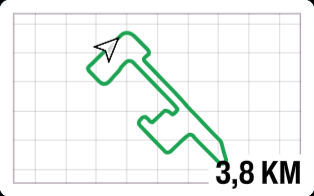
#> input picture data/canonical/track_maps/images/cross_country/city-docks-cross-country-circuit.png, 314 x 196 px
$ python -i window.py   (imports and definitions only)
#> lines starting #> are read from the running program, lines starting #| are printed output that depends on the picture; after the words box and inside, x2 and y2 are one past the last pixel; in counts of white or black regions, pixels touching at a corner belong together
#> further down, picture is the input picture: shape (196, 314, 3); mean B, G, R 241.8, 244.2, 240.1
from __future__ import annotations

import ctypes
from ctypes import wintypes
from collections.abc import Callable
import time
from typing import Protocol

import cv2
import numpy as np

from forza_tracker.garage.capture import WindowFrame, crop_window_frame

from .memory import find_process_id


KEYEVENTF_KEYUP = 0x0002
MOUSEEVENTF_WHEEL = 0x0800
MOUSEEVENTF_MOVE = 0x0001
MOUSEEVENTF_ABSOLUTE = 0x8000
MOUSEEVENTF_VIRTUALDESK = 0x4000
SW_RESTORE = 9
VK_F2 = 0x71
VK_MENU = 0x12
SM_XVIRTUALSCREEN = 76
SM_YVIRTUALSCREEN = 77
SM_CXVIRTUALSCREEN = 78
SM_CYVIRTUALSCREEN = 79
KEYS = {"escape": 0x1B}
PHOTO_STRIP_X = 0.25
PHOTO_STRIP_Y = 0.67
TUNE_IDENTITY_BOXES = (
    (0.18, 0.245, 0.40, 0.292),
    (0.15, 0.66, 0.87, 0.80),
)


def tune_selection_fingerprint(frame: np.ndarray) -> bytes:
    if frame.ndim != 3 or frame.shape[2] < 3:
        raise ValueError("La captura de Forza no tiene tres canales de color.")
    height, width = frame.shape[:2]
#> height = 196; width = 314
    identity = bytearray()
    for box_index, (left, top, right, bottom) in enumerate(TUNE_IDENTITY_BOXES):
        crop = frame[
            int(top * height) : int(bottom * height),
            int(left * width) : int(right * width),
            :3,
        ]
        if crop.size == 0:
            raise ValueError("El recorte de identidad del tuneo está vacío.")
        if box_index == 1:
            hsv = cv2.cvtColor(crop, cv2.COLOR_BGR2HSV)
            lime = cv2.inRange(
                hsv,
                np.array((35, 150, 150)),
                np.array((95, 255, 255)),
            )
            selected_left = int(np.argmax(np.sum(lime > 0, axis=0)))
            crop = crop.copy()
            crop[
                :,
                max(0, selected_left - 35) : min(crop.shape[1], selected_left + 230),
            ] = 0
            identity.extend((selected_left // 8).to_bytes(2, "little"))
        gray = cv2.cvtColor(crop, cv2.COLOR_BGR2GRAY)
        reduced = cv2.resize(gray, (192, 32), interpolation=cv2.INTER_AREA)
        identity.extend(np.packbits(reduced > 128).tobytes())
#> this loop made 2 passes
#> selected_left on pass 2: 175
#> pass 1, in tune_selection_fingerprint, `reduced = cv2.resize(gray, (192, 32), interpolation=cv2.INTER_AREA)`:
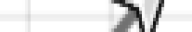
#> reduced: shape (32, 192); min 12, max 255, mean 227.7
#> pass 2, in tune_selection_fingerprint, `crop = frame[ int(top * height) : int(bottom * height), int(left * wid..`:
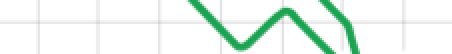
#> crop: shape (27, 226, 3) (shown 2 times larger); mean B, G, R 239, 245.4, 234.6
#> pass 2, in tune_selection_fingerprint, `lime = cv2.inRange( hsv, np.array((35, 150, 150)), np.array((95, 255, ..`:
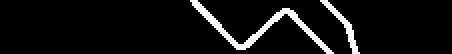
#> lime: shape (27, 226) (shown 2 times larger); 6.4% white in thin lines or dots, all inside (x1, y1, x2, y2) = (95, 0, 180, 27)
#> after the loop:
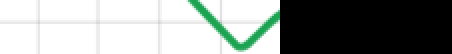
#> crop: shape (27, 226, 3) (shown 2 times larger); mean B, G, R 150, 153.1, 148
#> after the loop:
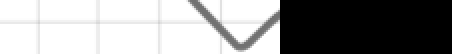
#> gray: shape (27, 226) (shown 2 times larger); min 0, max 255, mean 151.2
    return bytes(identity)


# [10 lines left out: function same_tune_selection, not called in this run]


class OsApi(Protocol):
    def find_process(self, name: str) -> int | None: ...
    def find_window(self, pid: int) -> int | None: ...
    def focus_window(self, hwnd: int) -> bool: ...
    def window_rect(self, hwnd: int) -> tuple[int, int, int, int]: ...
    def key_event(self, key: int, flags: int) -> None: ...
    def set_cursor_pos(self, x: int, y: int) -> None: ...
    def wheel(self, delta: int) -> None: ...
    def cancel_requested(self) -> bool: ...


class ForzaWindowController:
    # [10 lines left out: function __init__, not called in this run]

    def ensure_ready(self) -> None:
        hwnd = self._ready_window()
        self._point_at_tune_strip(hwnd)

    # [22 lines left out: functions capture, press, scroll_tunes, not called in this run]

    def selection_fingerprint(self) -> bytes:
        return tune_selection_fingerprint(self.capture())

    def selection_matches(self, expected: bytes) -> bool:
        return same_tune_selection(expected, self.selection_fingerprint())

    # [11 lines left out: function wait_for_selection_change, not called in this run]

    def cancel_requested(self) -> bool:
        return self._os_api.cancel_requested()

    # [16 lines left out: functions _ready_window, _point_at_tune_strip, not called in this run]


class WindowsOsApi:
    def __init__(self) -> None:
        self._user32 = ctypes.WinDLL("user32", use_last_error=True)

    def find_process(self, name: str) -> int | None:
        return find_process_id(name)

    # [34 lines left out: functions find_window, focus_window, window_rect, not called in this run]

    def key_event(self, key: int, flags: int) -> None:
        self._user32.keybd_event(key, 0, flags, 0)

    # [16 lines left out: function set_cursor_pos, not called in this run]

    def wheel(self, delta: int) -> None:
        self._user32.mouse_event(MOUSEEVENTF_WHEEL, 0, 0, delta & 0xFFFFFFFF, 0)

    def cancel_requested(self) -> bool:
        return bool(self._user32.GetAsyncKeyState(VK_F2) & 0x8000)


# [23 lines left out: function _grab_monitor, not called in this run]

>>> import cv2
>>> picture = cv2.imread('../../../../../data/canonical/track_maps/images/cross_country/city-docks-cross-country-circuit.png')
>>> result = tune_selection_fingerprint(picture)
